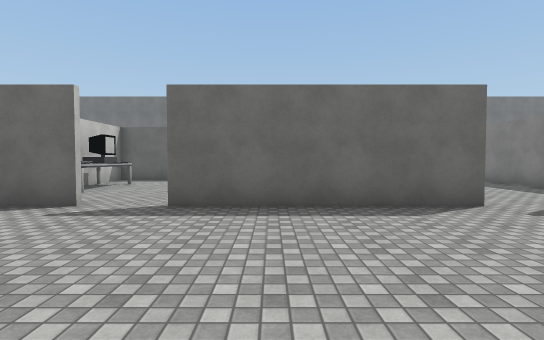
[1] (above)

18 first-person views from a walk through a scene from a Unity 3-D project. The camera is 1.4 m above the floor, tilts 2° down and sees 85° across. The floor is counted in squares, 2 m on a side. Each view is taken from the middle of a square. On the plan, view 1 faces up. The plan holds only what a view shows up to about 10 squares ahead; the rest is blank. The place goes on beyond the plan. The player is left out. Some surface patterns are stand-ins.

[2]
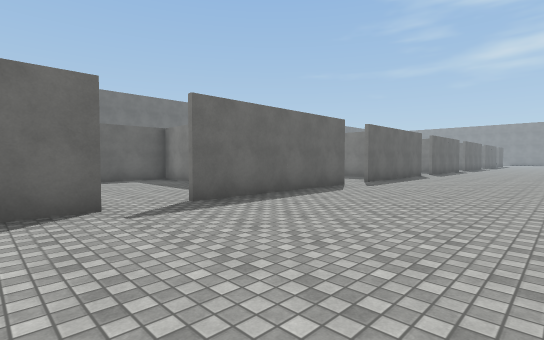

[3]
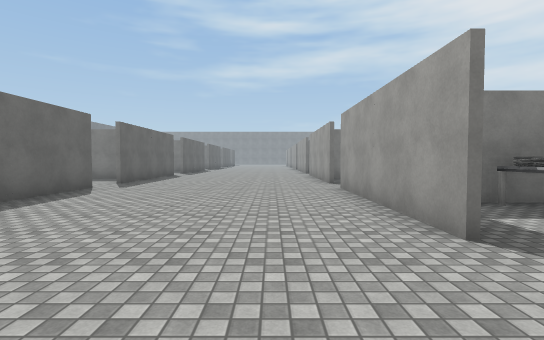

[4]
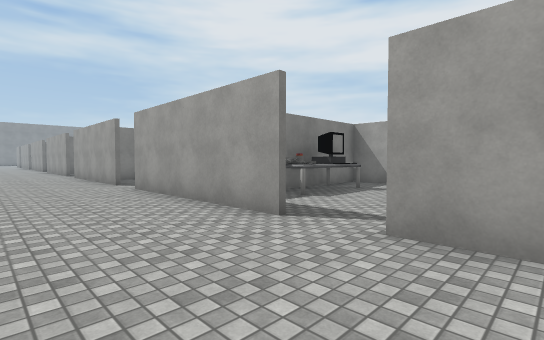

[5]
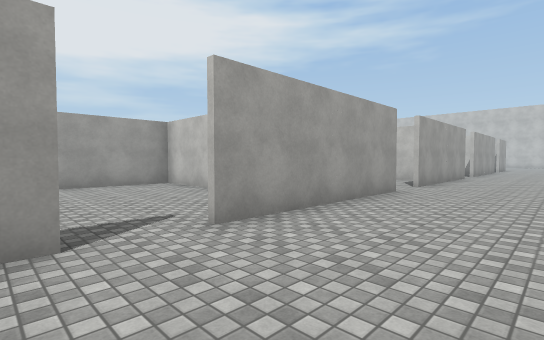

[6]
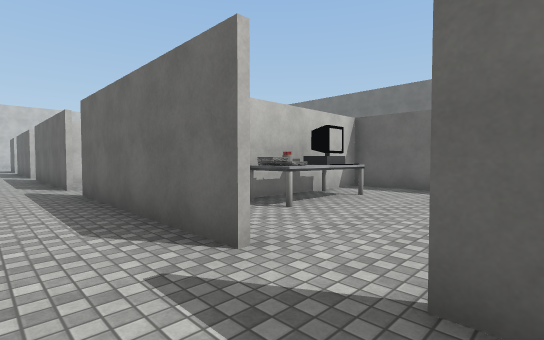

[7]
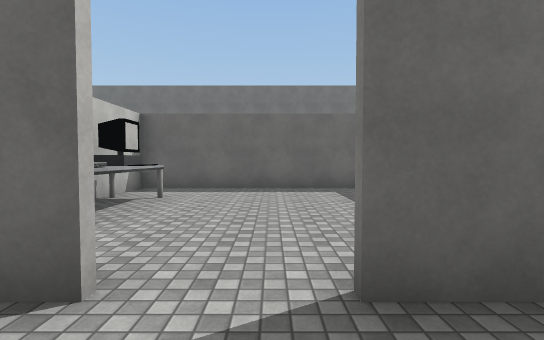

[8]
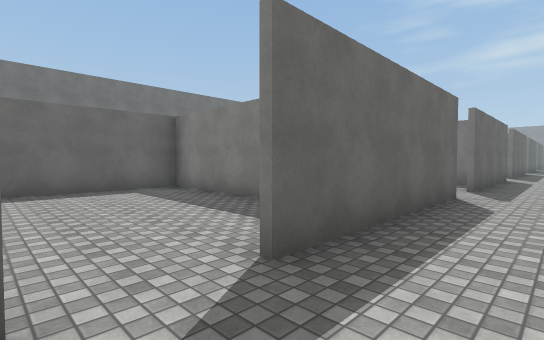

[9]
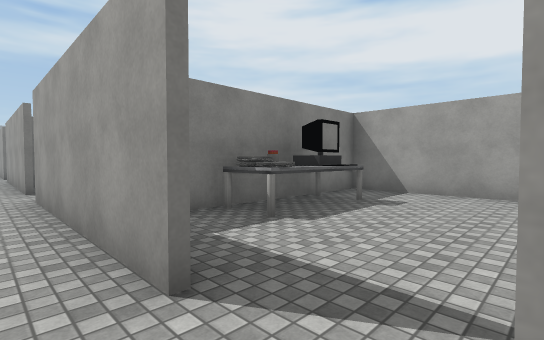

[10]
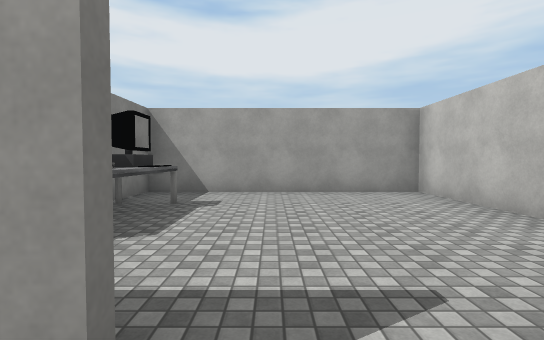

[11]
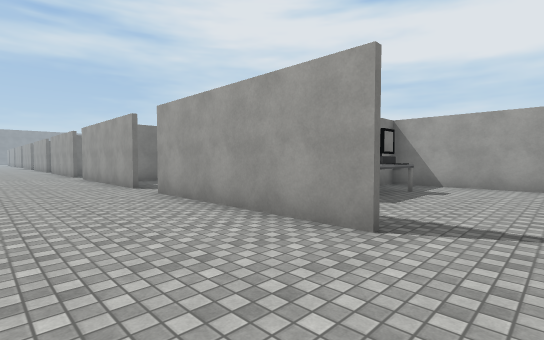

[12]
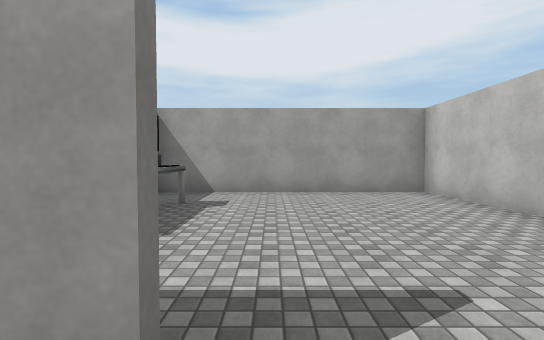

[13]
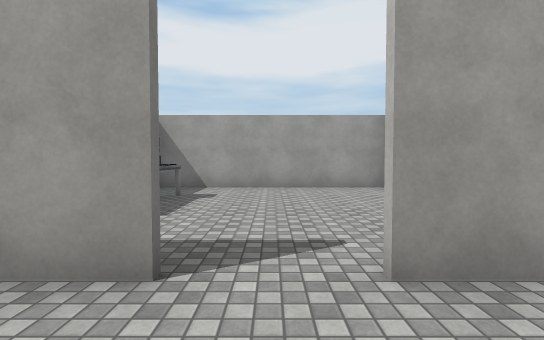

[14]
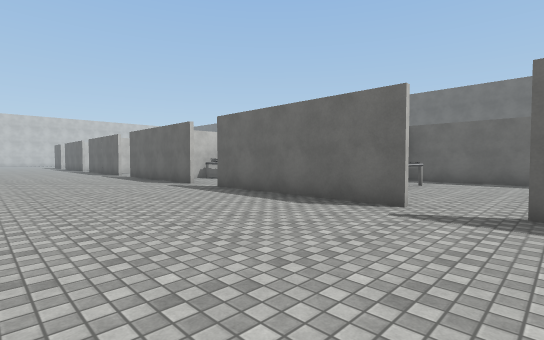

[15]
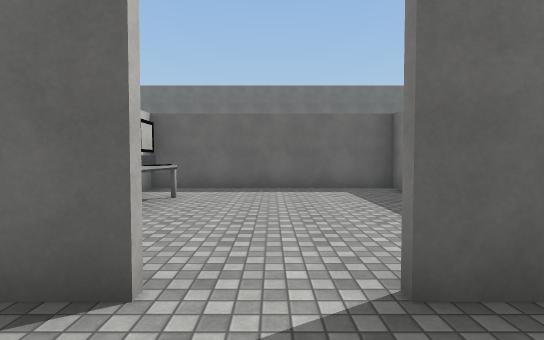

[16]
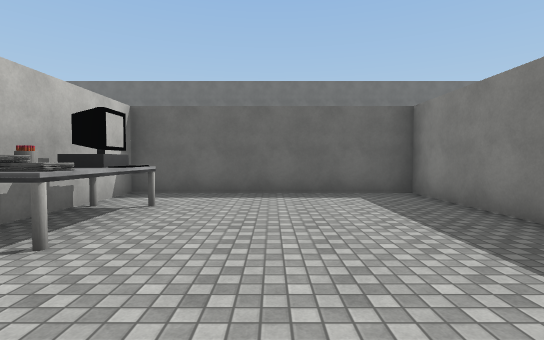

[17]
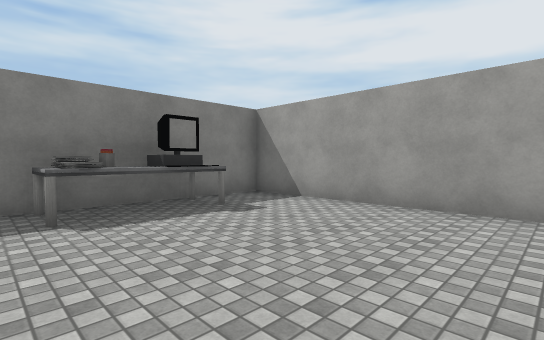

[18]
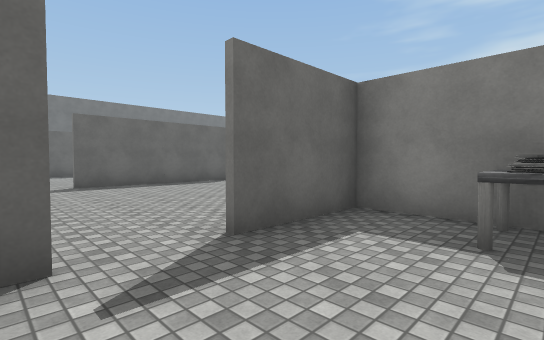

### Floor plan
Ten units are one square. View 1 is at (0, 0); x grows to the right and y downward. Boxes are objects, and circles mark ways between rooms. Rooms are numbered by the first view taken in them; rooms with no view inside come last. Other rooms are left out.
<svg viewBox="-90 -107 230 186">
<path fill="none" stroke="#000" d="M-16 17 32 17M-29 -44 -76 -44M32 -44 -16 -44M45 17 94 17M-78 17 -29 17M94 -44 45 -44M106 17 135 17M135 -44 106 -44M71 74 129 74 129 18 106 18M-52 54 -52 74 7 74 7 26M-52 25 -52 45M68 -74 68 -95M29 -102 9 -102 9 -65M60 -102 46 -102M7 -70 7 -102 -52 -102 -52 -84M56 74 68 74 68 20M9 52 9 74 36 74M129 -84 129 -102 71 -102 71 -71"/>
<rect x="115" y="35" width="10" height="20" fill="#bbb"><title>other object</title></rect>
<rect x="-5" y="35" width="10" height="20" fill="#bbb"><title>other object</title></rect>
<rect x="15" y="-85" width="10" height="20" fill="#bbb"><title>other object</title></rect>
<rect x="-55" y="-85" width="20" height="20" fill="#bbb"><title>other object</title></rect>
<rect x="55" y="35" width="10" height="20" fill="#bbb"><title>other object</title></rect>
<rect x="75" y="-85" width="10" height="20" fill="#bbb"><title>other object</title></rect>
<circle cx="100" cy="20" r="3" fill="#2a7"/>
<circle cx="-20" cy="20" r="3" fill="#2a7"/>
<circle cx="40" cy="-40" r="3" fill="#2a7"/>
<circle cx="-20" cy="-40" r="3" fill="#2a7"/>
<circle cx="40" cy="20" r="3" fill="#2a7"/>
<circle cx="100" cy="-40" r="3" fill="#2a7"/>
<text x="0" y="-10">1</text>
<text x="100" y="50">2</text>
<text x="-20" y="50">3</text>
<text x="40" y="-70">4</text>
<text x="-20" y="-70">5</text>
<text x="40" y="50">6</text>
<text x="100" y="-70">7</text>
</svg>
Room 1 opens to room 2. Room 1 opens to room 3. Room 1 opens to room 4. Room 1 opens to room 5. Room 1 opens to room 6. Room 1 opens to room 7.

Where each view was taken, in squares from view 1:
view 1: 0 up, 0 right, facing up
view 2: 0 up, 2 right, facing up-right
view 3: 0 up, 2 right, facing right
view 4: 1 up, 2 right, facing down-right
view 5: 1 up, 5 right, facing down-left
view 6: 3 up, 5 right, facing up-left
view 7: 3 up, 2 left, facing up
view 8: 3 up, 3 left, facing up-right
view 9: 1 down, 3 left, facing down-right
view 10: 1 down, 2 left, facing down
view 11: 1 up, 9 left, facing down-right
view 12: 1 down, 8 left, facing down
view 13: 0 up, 10 right, facing down
view 14: 0 up, 11 right, facing up-left
view 15: 3 up, 10 right, facing up
view 16: 4 up, 10 right, facing up
view 17: 3 down, 8 right, facing down-right
view 18: 4 down, 9 right, facing up-right
